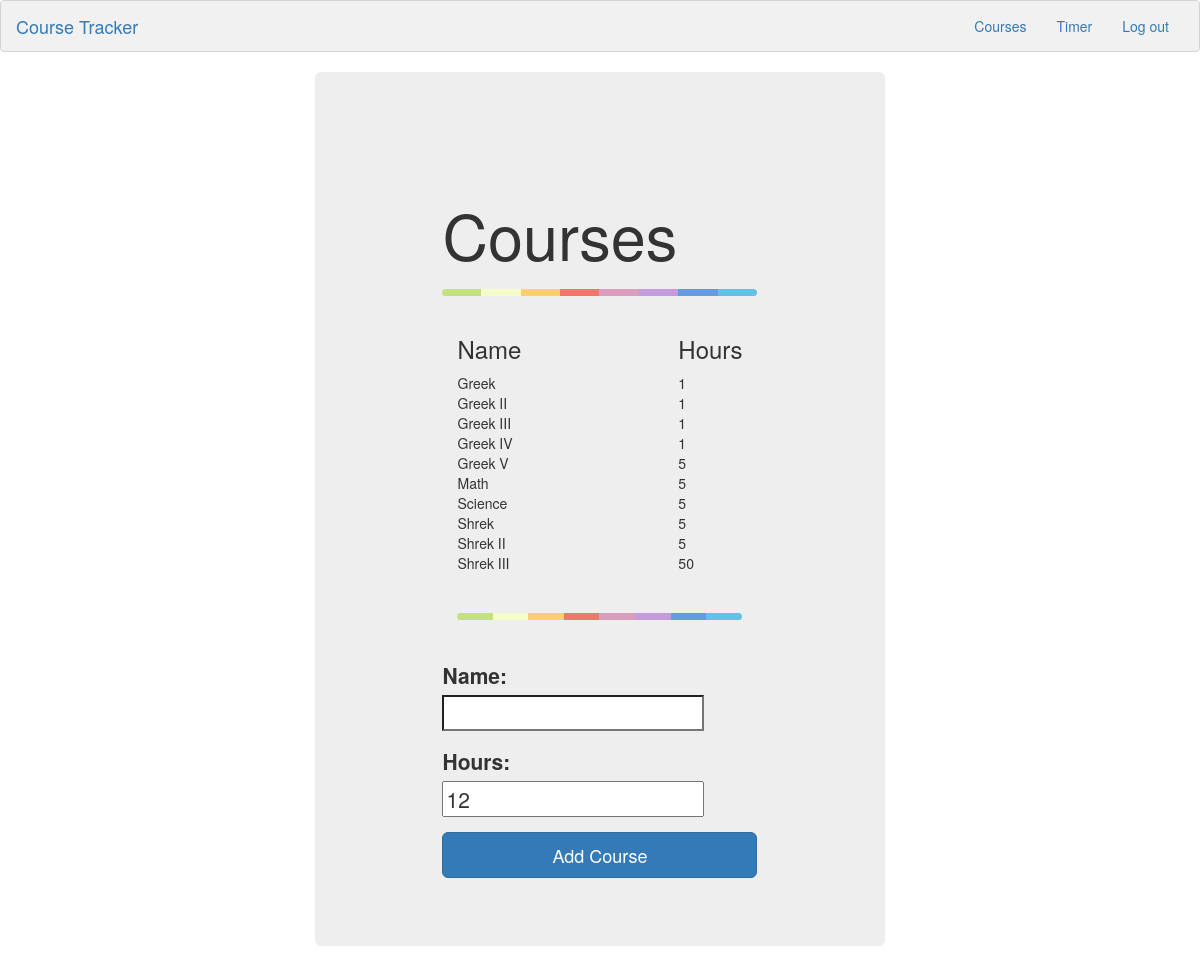
Page /courses/ (signed in) on the committed database.
### courses/models.py (models this page shows, shortened)
class Course(models.Model):
    name = models.CharField(max_length=50)
    hours = models.PositiveSmallIntegerField(default=12)
    user = models.ForeignKey(to=User)

### courses/views.py (the view)
@login_required
def index(request):
    courses = Course.objects.filter(user=request.user).order_by('name')  # only show this user's data
    if request.method == 'POST':
        name_form = CourseForm(request.POST)
        if name_form.is_valid(request.user):
            name_form.save(request.user, commit=True)
            return index(request)
        else:
            return render(request, 'courses/index.html', {'courses': courses, 'form': name_form})
    else:
        return render(request, 'courses/index.html', {'courses': courses, 'form': CourseForm()})

### courses/forms.py (shortened to what this page needs)
class CourseForm(forms.ModelForm):
    class Meta:
        model = Course
        fields = ('name', 'hours', )
        exclude = ('user', )  # we don't want to show them all users in the database

### courses/templates/courses/index.html (shortened to what this page needs)
{% extends 'base.html' %}
{% load static %}
{% block head %}
<link rel="stylesheet" href="{% static 'accounts/style.css' %}" type = "text/css">
{% endblock %}
{% block body %}
	<section class="container-fluid">
		<div class="row">
			<div class="col-sm-6 col-sm-push-3">
				<div class="jumbotron">
					<section class="container-fluid">
						<div class="row">
							<div class="col-sm-10 col-sm-push-1">
								<div class = "container" >
									<div class = "wrapper">
										<h1>Courses</h1>
											<hr class="colorgraph">
											<div class="col-sm-12 col-sm-push--1">
												<table>
													<thead>
													<tr>
														<th class="header" width="80%"><h3>Name</h3></th>
														<th class="header"><h3>Hours</h3></th>
													</tr>
													</thead>
													{% for course in courses %}
														<tr>
															<td>{{course.name}}</td>
															<td>{{course.hours}}</td>
														</tr>
													{% endfor %}
												</table>
											<br><hr class="colorgraph" width="100%"><br>
											</div>
										<form method='post'>
											{{ form.as_p }}
											<center><button class="btn btn-lg btn-primary btn-block" type="Submit">Add Course</button></center>
										</form>
									</div>
								</div>
							</div>
						</div>
					</section>
				</div>
			</div>
		</div>
	</section>
{% endblock %}

### account/static/accounts/style.css (style rules this page uses)
.wrapper { margin-top: 80px; margin-bottom: 20px; }
input[type="text"] { margin-bottom: 0px; border-bottom-left-radius: 0; border-bottom-right-radius: 0; }
.colorgraph { height: 7px; border-top: 0; background: #c4e17f; border-radius: 5px; background-image: -webkit-linear-gradient(left, #c4e17f, #c4e17f 12.5%, #f7fdca 12.5%, #f7fdca 25%, #fecf71 25%, #fecf71 37.5%, #f0776c 37.5%, #f0776c 50%, #db9dbe 50%, #db9dbe 62.5%, #c49cde 62.5%, #c49cde 75%, #669ae1 75%, #669ae1 87.5%, #62c2e4 87.5%, #62c2e4); background-image: -moz-linear-gradient(left, #c4e17f, #c4e17f 12.5%, #f7fdca 12.5%, #f7fdca 25%, #fecf71 25%, #fecf71 37.5%, #f0776c 37.5%, #f0776c 50%, #db9dbe 50%, #db9dbe 62.5%, #c49cde 62.5%, #c49cde 75%, #669ae1 75%, #669ae1 87.5%, #62c2e4 87.5%, #62c2e4); background-image: -o-linear-gradient(left, #c4e17f, #c4e17f 12.5%, #f7fdca 12.5%, #f7fdca 25%, #fecf71 25%, #fecf71 37.5%, #f0776c 37.5%, #f0776c 50%, #db9dbe 50%, #db9dbe 62.5%, #c49cde 62.5%, #c49cde 75%, #669ae1 75%, #669ae1 87.5%, #62c2e4 87.5%, #62c2e4); background-image: linear-gradient(to right, #c4e17f, #c4e17f 12.5%, #f7fdca 12.5%, #f7fdca 25%, #fecf71 25%, #fecf71 37.5%, #f0776c 37.5%, #f0776c 50%, #db9dbe 50%, #db9dbe 62.5%, #c49cde 62.5%, #c49cde 75%, #669ae1 75%, #669ae1 87.5%, #62c2e4 87.5%, #62c2e4); }

### account/templates/base.html (style rules this page uses)
body { background-image: url("https://ak9.picdn.net/shutterstock/videos/15905119/thumb/1.jpg"); }

### rows in the picture
Course: name "Greek", hours "1"
Course: name "Greek II", hours "1"
Course: name "Greek III", hours "1"
Course: name "Greek IV", hours "1"
Course: name "Greek V", hours "5"
Course: name "Math", hours "5"
Course: name "Science", hours "5"
Course: name "Shrek", hours "5"
Course: name "Shrek II", hours "5"
Course: name "Shrek III", hours "50"
